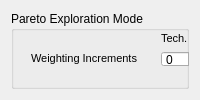
                 <widget class="QWidget" name="page_25">
                  <layout class="QHBoxLayout" name="horizontalLayout_16">
                   <item>
                    <widget class="QGroupBox" name="mode_pareto_group">
                     <property name="title">
                      <string>Pareto Exploration Mode</string>
                     </property>
                     <widget class="QSpinBox" name="bottomlines_ecnW_pareto">
                      <property name="geometry">
                       <rect>
                        <x>270</x>
                        <y>40</y>
                        <width>42</width>
                        <height>16</height>
                       </rect>
                      </property>
                      <property name="maximum">
                       <number>10</number>
                      </property>
                     </widget>
                     <widget class="QSpinBox" name="bottomlines_socW_pareto">
                      <property name="geometry">
                       <rect>
                        <x>330</x>
                        <y>40</y>
                        <width>42</width>
                        <height>16</height>
                       </rect>
                      </property>
                      <property name="maximum">
                       <number>10</number>
                      </property>
                     </widget>
                     <widget class="QSpinBox" name="bottomlines_techW_pareto">
                      <property name="geometry">
                       <rect>
                        <x>150</x>
                        <y>40</y>
                        <width>42</width>
                        <height>16</height>
                       </rect>
                      </property>
                      <property name="maximum">
                       <number>10</number>
                      </property>
                     </widget>
                     <widget class="QSpinBox" name="bottomlines_envW_pareto">
                      <property name="geometry">
                       <rect>
                        <x>210</x>
                        <y>40</y>
                        <width>42</width>
                        <height>16</height>
                       </rect>
                      </property>
                      <property name="maximum">
                       <number>10</number>
                      </property>
                     </widget>
                     <widget class="QLabel" name="bottomlines_weight_lbl_4">
                      <property name="geometry">
                       <rect>
                        <x>150</x>
                        <y>20</y>
                        <width>61</width>
                        <height>16</height>
                       </rect>
                      </property>
                      <property name="whatsThis">
                       <string>Adjust the weighting of each criteria. Assign an importance score between 1 and 10 to each of the selected bottom lines.</string>
                      </property>
                      <property name="text">
                       <string>&lt;!DOCTYPE HTML PUBLIC &quot;-//W3C//DTD HTML 4.0//EN&quot; &quot;http://www.w3.org/TR/REC-html40/strict.dtd&quot;&gt;
&lt;html&gt;&lt;head&gt;&lt;meta name=&quot;qrichtext&quot; content=&quot;1&quot; /&gt;&lt;style type=&quot;text/css&quot;&gt;
p, li { white-space: pre-wrap; }
&lt;/style&gt;&lt;/head&gt;&lt;body style=&quot; font-family:'MS Shell Dlg 2'; font-size:8.25pt; font-weight:400; font-style:normal;&quot;&gt;
&lt;p style=&quot; margin-top:0px; margin-bottom:0px; margin-left:0px; margin-right:0px; -qt-block-indent:0; text-indent:0px;&quot;&gt;&lt;span style=&quot; font-size:8pt;&quot;&gt;Tech.&lt;/span&gt;&lt;/p&gt;&lt;/body&gt;&lt;/html&gt;</string>
                      </property>
                     </widget>
                     <widget class="QLabel" name="bottomlines_mode_lbl2">
                      <property name="geometry">
                       <rect>
                        <x>20</x>
                        <y>40</y>
                        <width>121</width>
                        <height>16</height>
                       </rect>
                      </property>
                      <property name="whatsThis">
                       <string>Adjust the weighting of each criteria. Assign an importance score between 1 and 10 to each of the selected bottom lines.</string>
                      </property>
                      <property name="text">
                       <string>&lt;!DOCTYPE HTML PUBLIC &quot;-//W3C//DTD HTML 4.0//EN&quot; &quot;http://www.w3.org/TR/REC-html40/strict.dtd&quot;&gt;
&lt;html&gt;&lt;head&gt;&lt;meta name=&quot;qrichtext&quot; content=&quot;1&quot; /&gt;&lt;style type=&quot;text/css&quot;&gt;
p, li { white-space: pre-wrap; }
&lt;/style&gt;&lt;/head&gt;&lt;body style=&quot; font-family:'MS Shell Dlg 2'; font-size:8.25pt; font-weight:400; font-style:normal;&quot;&gt;
&lt;p style=&quot; margin-top:0px; margin-bottom:0px; margin-left:0px; margin-right:0px; -qt-block-indent:0; text-indent:0px;&quot;&gt;&lt;span style=&quot; font-size:8pt;&quot;&gt;Weighting Increments&lt;/span&gt;&lt;/p&gt;&lt;/body&gt;&lt;/html&gt;</string>
                      </property>
                     </widget>
                     <widget class="QLabel" name="bottomlines_weight_lbl_6">
                      <property name="geometry">
                       <rect>
                        <x>210</x>
                        <y>20</y>
                        <width>51</width>
                        <height>16</height>
                       </rect>
                      </property>
                      <property name="whatsThis">
                       <string>Adjust the weighting of each criteria. Assign an importance score between 1 and 10 to each of the selected bottom lines.</string>
                      </property>
                      <property name="text">
                       <string>&lt;!DOCTYPE HTML PUBLIC &quot;-//W3C//DTD HTML 4.0//EN&quot; &quot;http://www.w3.org/TR/REC-html40/strict.dtd&quot;&gt;
&lt;html&gt;&lt;head&gt;&lt;meta name=&quot;qrichtext&quot; content=&quot;1&quot; /&gt;&lt;style type=&quot;text/css&quot;&gt;
p, li { white-space: pre-wrap; }
&lt;/style&gt;&lt;/head&gt;&lt;body style=&quot; font-family:'MS Shell Dlg 2'; font-size:8.25pt; font-weight:400; font-style:normal;&quot;&gt;
&lt;p style=&quot; margin-top:0px; margin-bottom:0px; margin-left:0px; margin-right:0px; -qt-block-indent:0; text-indent:0px;&quot;&gt;&lt;span style=&quot; font-size:8pt;&quot;&gt;Enviro.&lt;/span&gt;&lt;/p&gt;&lt;/body&gt;&lt;/html&gt;</string>
                      </property>
                     </widget>
                     <widget class="QLabel" name="bottomlines_weight_lbl_7">
                      <property name="geometry">
                       <rect>
                        <x>270</x>
                        <y>20</y>
                        <width>41</width>
                        <height>16</height>
                       </rect>
                      </property>
                      <property name="whatsThis">
                       <string>Adjust the weighting of each criteria. Assign an importance score between 1 and 10 to each of the selected bottom lines.</string>
                      </property>
                      <property name="text">
                       <string>&lt;!DOCTYPE HTML PUBLIC &quot;-//W3C//DTD HTML 4.0//EN&quot; &quot;http://www.w3.org/TR/REC-html40/strict.dtd&quot;&gt;
&lt;html&gt;&lt;head&gt;&lt;meta name=&quot;qrichtext&quot; content=&quot;1&quot; /&gt;&lt;style type=&quot;text/css&quot;&gt;
p, li { white-space: pre-wrap; }
&lt;/style&gt;&lt;/head&gt;&lt;body style=&quot; font-family:'MS Shell Dlg 2'; font-size:8.25pt; font-weight:400; font-style:normal;&quot;&gt;
&lt;p style=&quot; margin-top:0px; margin-bottom:0px; margin-left:0px; margin-right:0px; -qt-block-indent:0; text-indent:0px;&quot;&gt;&lt;span style=&quot; font-size:8pt;&quot;&gt;Econ.&lt;/span&gt;&lt;/p&gt;&lt;/body&gt;&lt;/html&gt;</string>
                      </property>
                     </widget>
                     <widget class="QLabel" name="bottomlines_weight_lbl_8">
                      <property name="geometry">
                       <rect>
                        <x>330</x>
                        <y>20</y>
                        <width>41</width>
                        <height>16</height>
                       </rect>
                      </property>
                      <property name="whatsThis">
                       <string>Adjust the weighting of each criteria. Assign an importance score between 1 and 10 to each of the selected bottom lines.</string>
                      </property>
                      <property name="text">
                       <string>&lt;!DOCTYPE HTML PUBLIC &quot;-//W3C//DTD HTML 4.0//EN&quot; &quot;http://www.w3.org/TR/REC-html40/strict.dtd&quot;&gt;
&lt;html&gt;&lt;head&gt;&lt;meta name=&quot;qrichtext&quot; content=&quot;1&quot; /&gt;&lt;style type=&quot;text/css&quot;&gt;
p, li { white-space: pre-wrap; }
&lt;/style&gt;&lt;/head&gt;&lt;body style=&quot; font-family:'MS Shell Dlg 2'; font-size:8.25pt; font-weight:400; font-style:normal;&quot;&gt;
&lt;p style=&quot; margin-top:0px; margin-bottom:0px; margin-left:0px; margin-right:0px; -qt-block-indent:0; text-indent:0px;&quot;&gt;&lt;span style=&quot; font-size:8pt;&quot;&gt;Social&lt;/span&gt;&lt;/p&gt;&lt;/body&gt;&lt;/html&gt;</string>
                      </property>
                     </widget>
                    </widget>
                   </item>
                  </layout>
                 </widget>
